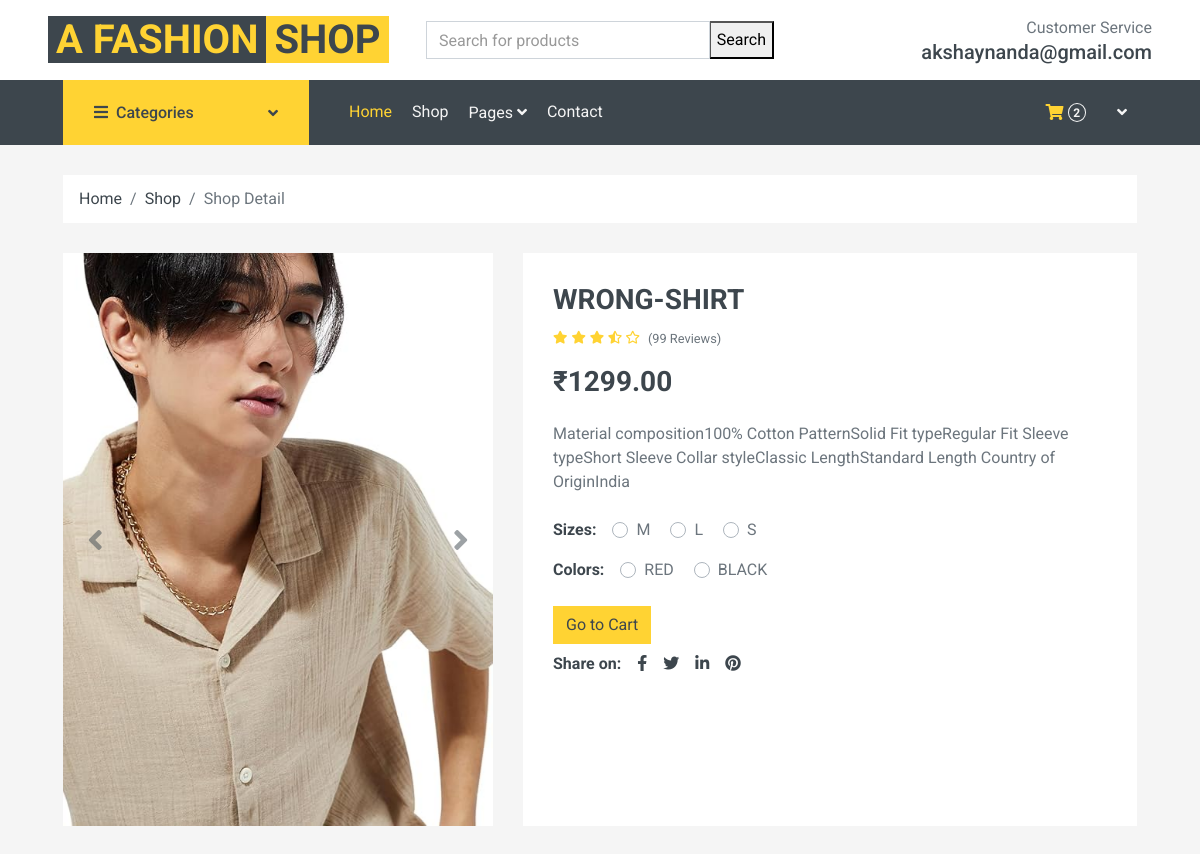
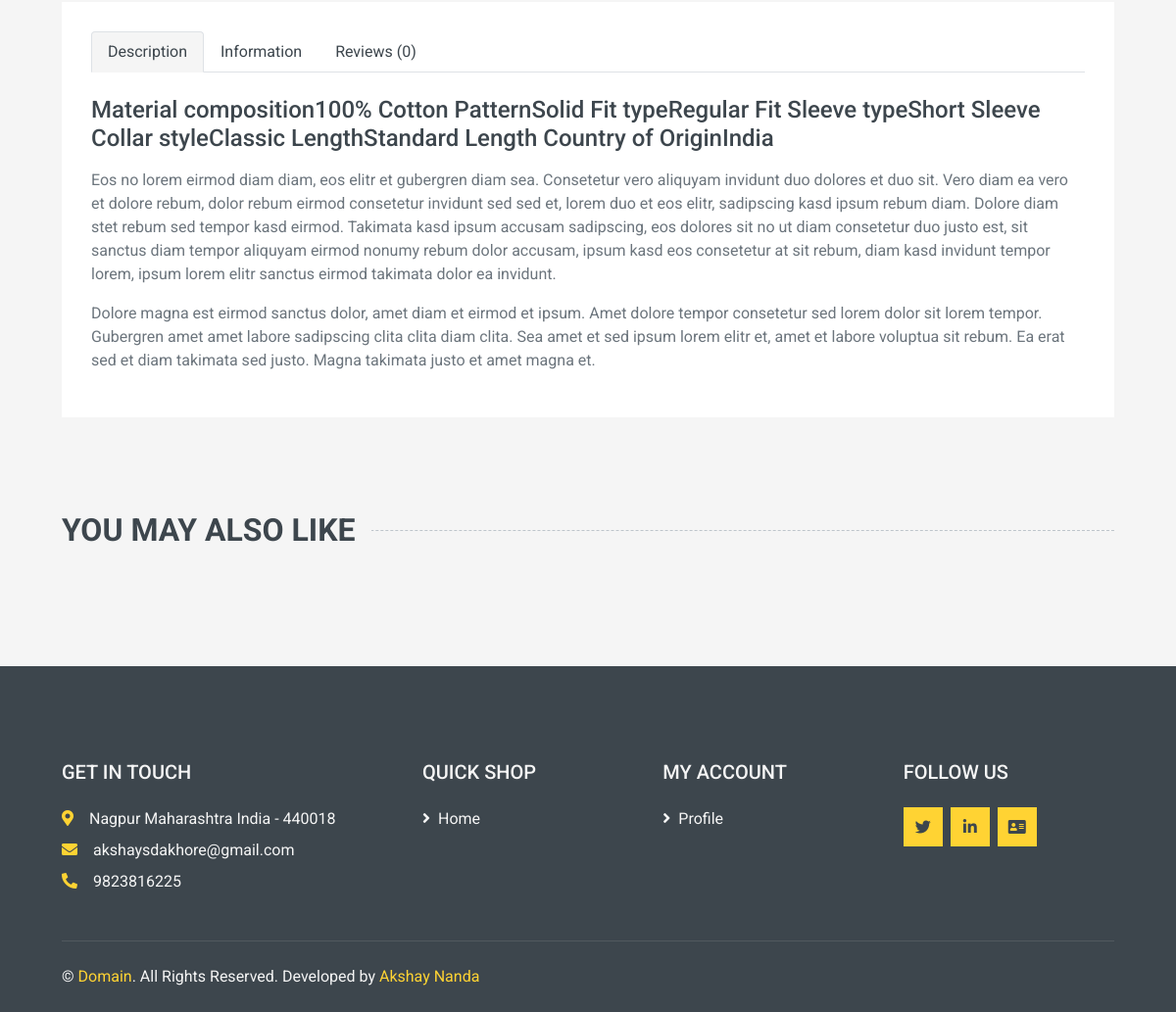
The page /itemdetails/shirt (signed in) on the database its author committed (2 pictures, top to bottom).
### project/models.py (models this page shows, shortened)
class ProductImage(BaseModole):
    product = models.ForeignKey(Product, on_delete=models.CASCADE, related_name='product_image')
    image = models.ImageField(upload_to='product', blank=True, null=True)

class Product(BaseModole):
    product_category = models.ForeignKey(Category, on_delete=models.CASCADE, related_name="product_cat", blank=True, null=True)
    product_subcategory = models.ForeignKey(SubCategory, on_delete=models.CASCADE, related_name='products', blank=True, null=True)
    product_name = models.CharField(max_length=100)
    slugField = AutoSlugField(populate_from='get_slug_source', unique=True, blank=True, null=True)
    product_Brand = models.CharField(max_length=100,blank=True, null=True)
    product_artical = models.CharField(max_length=100 ,blank=True, null=True)
    product_price = models.IntegerField()
    product_dicount = models.IntegerField( default= 20 )
    product_Size = models.ManyToManyField(Size_variations,blank=True )
    product_color = models.ManyToManyField(color_variations,blank=True,)
    product_decribstion = models.TextField()
    def get_slug_source(self):
        return f"{self.product_name}-{self.product_Brand or ''}-{self.product_artical or ''}"

class Size_variations(BaseModole):
    Size_name  = models.CharField(max_length=100)
    Size_price = models.IntegerField(default=0)

class color_variations(BaseModole):
    color_name = models.CharField(max_length=100)
    color_price = models.IntegerField(default=0)

### project/views.py (the view)
# urls.py: path('itemdetails/<sulg>', views.itemdetails, name= 'itemdetails'),
def itemdetails(request , sulg):
    cat_count = Carts.objects.filter(user = request.user).count()
    data = get_object_or_404(Product, slugField=sulg)
    item_in_cart = False
    if request.user.is_authenticated:
        item_in_cart  = Carts.objects.filter(Q(user = request.user), Q(product = data.udid ))
    context = {
        'data':data,
        'item_in_cart':item_in_cart,
        'cat_count':cat_count,
    }
    return render(request, 'productdetails/detail.html', context)

### templates/productdetails/detail.html (shortened to what this page needs)
{% extends "base/base.html"%}
{% load static %}
{%  block start %}
    <div class="container-fluid">
        <div class="row px-xl-5">
            <div class="col-12">
                <nav class="breadcrumb bg-light mb-30">
                    <a class="breadcrumb-item text-dark" href="#">Home</a>
                    <a class="breadcrumb-item text-dark" href="#">Shop</a>
                    <span class="breadcrumb-item active">Shop Detail</span>
                </nav>
            </div>
        </div>
    </div>
    <div class="container-fluid pb-5">
        <div class="row px-xl-5">
            <div class="col-lg-5 mb-30">
                <div id="product-carousel" class="carousel slide" data-ride="carousel">
                    <div class="carousel-inner bg-light">
                        {% for img in data.product_image.all %}
                        <div class="carousel-item {% if forloop.first %}active{% endif %}">
                            <img class="w-100 h-100" src="{{ img.image.url }}" alt="Image">
                        </div>
                        {% endfor %}
                    </div>
                    <a class="carousel-control-prev" href="#product-carousel" data-slide="prev">
                        <i class="fa fa-2x fa-angle-left text-dark"></i>
                    </a>
                    <a class="carousel-control-next" href="#product-carousel" data-slide="next">
                        <i class="fa fa-2x fa-angle-right text-dark"></i>
                    </a>
                </div>
            </div>
            <div class="col-lg-7 h-auto mb-30">
                <div class="h-100 bg-light p-30">
                    <h3>{{data.product_Brand}}-{{data.product_name}}</h3>
                    <div class="d-flex mb-3">
                        <div class="text-primary mr-2">
                            <small class="fas fa-star"></small>
                            <small class="fas fa-star"></small>
                            <small class="fas fa-star"></small>
                            <small class="fas fa-star-half-alt"></small>
                            <small class="far fa-star"></small>
                        </div>
                        <small class="pt-1">(99 Reviews)</small>
                    </div>
                    <h3 class="font-weight-semi-bold mb-4">₹{{data.product_price}}.00</h3>
                    <p class="mb-4">{{data.product_decribstion}}</p>
                    <div class="d-flex mb-3">
                        <strong class="text-dark mr-3">Sizes:</strong>
                        <form>
                            {% for size in data.product_Size.all %}
                                <div class="custom-control custom-radio custom-control-inline">
                                    <label class="custom-control-label" for="size-{{ forloop.counter }}">{{ size.Size_name }}</label>
                                </div>
                            {% endfor %}
                        </form>
                    </div>
                    <div class="d-flex mb-4">
                        {% if data.product_color.all %}
                        <strong class="text-dark mr-3">Colors:</strong>
                        {% endif %}
                        <form>
                            {% for colour in data.product_color.all %}
                            <div class="custom-control custom-radio custom-control-inline">
                                <label class="custom-control-label" for="color-{{ forloop.counter}}">{{ colour.color_name }}</label>
                            </div>
                            {% endfor %}
                        </form>
                    </div>
                    {% if request.user.is_authenticated %}
                        {% if item_in_cart %}
                        <a class="btn btn-primary" href="{% url 'my_cart' %}" role="button"> Go to Cart </a>
                        {% endif %}
                    {% endif %}
                    <div class="d-flex pt-2">
                        <strong class="text-dark mr-2">Share on:</strong>
                        <div class="d-inline-flex">
                            <a class="text-dark px-2" href="">
                                <i class="fab fa-facebook-f"></i>
                            </a>
                            <a class="text-dark px-2" href="">
                                <i class="fab fa-twitter"></i>
                            </a>
                            <a class="text-dark px-2" href="">
                                <i class="fab fa-linkedin-in"></i>
                            </a>
                            <a class="text-dark px-2" href="">
                                <i class="fab fa-pinterest"></i>
                            </a>
                        </div>
                    </div>
                </div>
            </div>
        </div>
        <div class="row px-xl-5">
            <div class="col">
                <div class="bg-light p-30">
                    <div class="nav nav-tabs mb-4">
                        <a class="nav-item nav-link text-dark active" data-toggle="tab" href="#tab-pane-1">Description</a>
                        <a class="nav-item nav-link text-dark" data-toggle="tab" href="#tab-pane-2">Information</a>
                        <a class="nav-item nav-link text-dark" data-toggle="tab" href="#tab-pane-3">Reviews (0)</a>
                    </div>
                    <div class="tab-content">
                        <div class="tab-pane fade show active" id="tab-pane-1">
                            <h4 class="mb-3">{{data.product_decribstion}}</h4>
                            <p>Eos no lorem eirmod diam diam, eos elitr et gubergren diam sea. Consetetur vero aliquyam invidunt duo dolores et duo sit. Vero diam ea vero et dolore rebum, dolor rebum eirmod consetetur invidunt sed sed et, lorem duo et eos elitr, sadipscing kasd ipsum rebum diam. Dolore diam stet rebum sed tempor kasd eirmod. Takimata kasd ipsum accusam sadipscing, eos dolores sit no ut diam consetetur duo justo est, sit sanctus diam tempor aliquyam eirmod nonumy rebum dolor accusam, ipsum kasd eos consetetur at sit rebum, diam kasd invidunt tempor lorem, ipsum lorem elitr sanctus eirmod takimata dolor ea invidunt.</p>
                            <p>Dolore magna est eirmod sanctus dolor, amet diam et eirmod et ipsum. Amet dolore tempor consetetur sed lorem dolor sit lorem tempor. Gubergren amet amet labore sadipscing clita clita diam clita. Sea amet et sed ipsum lorem elitr et, amet et labore voluptua sit rebum. Ea erat sed et diam takimata sed justo. Magna takimata justo et amet magna et.</p>
                        </div>
                    </div>
                </div>
            </div>
        </div>
    </div>
    <div class="container-fluid py-5">
        <h2 class="section-title position-relative text-uppercase mx-xl-5 mb-4"><span class="bg-secondary pr-3">You May Also Like</span></h2>
    </div>
{% endblock %}

### rows shown on the page
ProductImage: image (picture)
Product: product_Brand "WRONG", product_name "SHIRT", product_price "1299", product_decribstion "Material composition100% Cotton PatternSolid Fit typeRegular Fit Sleeve typeShort Sleeve Collar styleClassic LengthStandard Length Country of OriginIndia"
Size_variations: Size_name "M"
Size_variations: Size_name "L"
Size_variations: Size_name "S"
color_variations: color_name "RED"
color_variations: color_name "BLACK"

### other values the page prints
{{ cat_count }} "2"
